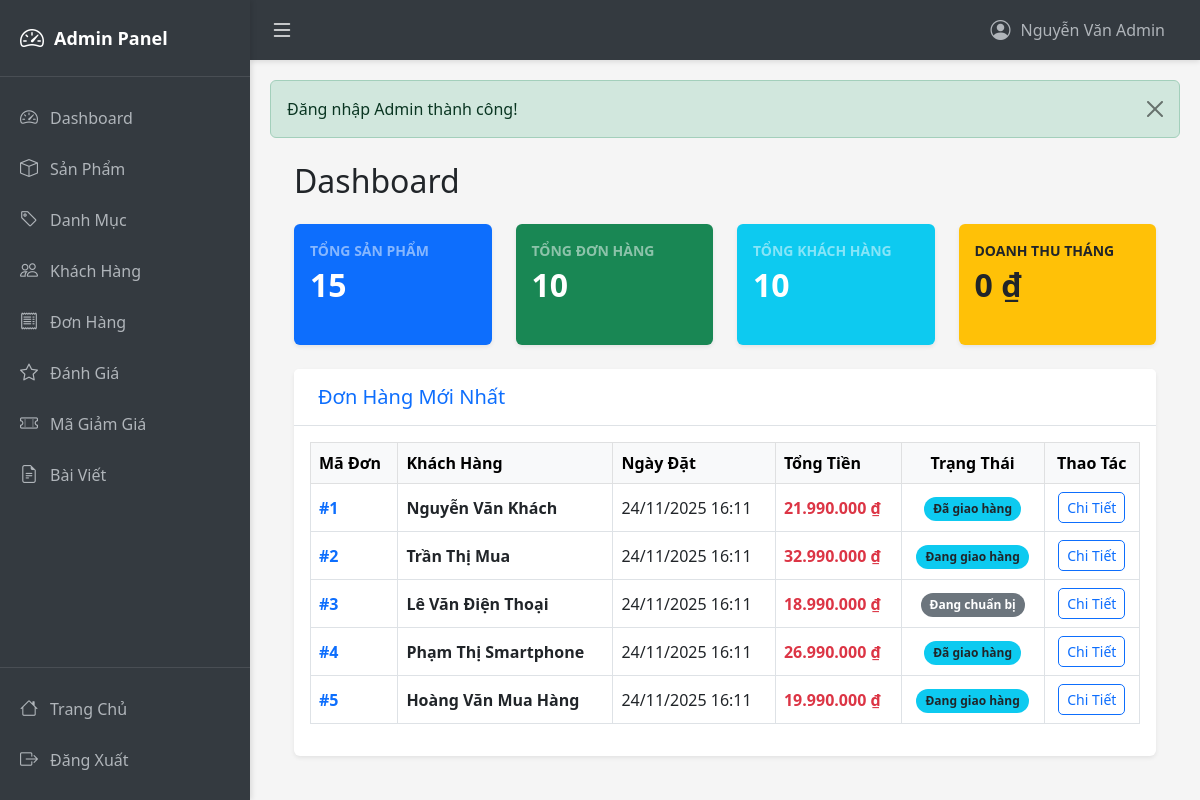
Screenshot of /admin/dashboard (signed in) with the database file from the repository.
### tables this page shows
CREATE TABLE Orders (
  order_id INT AUTO_INCREMENT PRIMARY KEY,
  customer_id INT,
  employee_id INT,
  order_date DATETIME DEFAULT CURRENT_TIMESTAMP,
  total_amount DECIMAL(12,2),
  order_status_id INT,
  payment_method VARCHAR(50),
  note TEXT,
  FOREIGN KEY (customer_id) REFERENCES Customers(customer_id) ON DELETE SET NULL,
  FOREIGN KEY (employee_id) REFERENCES Employees(employee_id) ON DELETE SET NULL,
  FOREIGN KEY (order_status_id) REFERENCES Order_Status(order_status_id) ON DELETE SET NULL
);

CREATE TABLE Customers (
  customer_id INT AUTO_INCREMENT PRIMARY KEY,
  full_name VARCHAR(100),
  phone_number VARCHAR(15),
  email VARCHAR(100),
  address VARCHAR(255),
  gender VARCHAR(10),
  date_of_birth DATE,
  created_at DATETIME DEFAULT CURRENT_TIMESTAMP
);

CREATE TABLE Order_Status (
  order_status_id INT AUTO_INCREMENT PRIMARY KEY,
  status_name VARCHAR(50),
  description TEXT
);

### controllers/AdminController.php (called while the page is built, shortened)
<?php
class AdminController extends BaseController {
    private $adminModel;
    private $orderModel;
    public function __construct() {
        $this->adminModel = new AdminModel();
        $this->orderModel = new OrderModel();
    }
    public function dashboard() {
        $stats = $this->adminModel->getDashboardStats();
        $recentOrders = $this->orderModel->getAllOrders(5);
        $data = [
            'stats' => $stats,
            'recentOrders' => $recentOrders,
            'pageTitle' => 'Dashboard'
        ];
        $this->view('admin/dashboard', $data, true);
    }
}
?>

### models/BaseModel.php (called while the page is built, shortened)
<?php
class BaseModel {
    public function __construct() {
        $db = new Database();
        $this->conn = $db->getConnection();
    }
}
?>

### config/database.php (called while the page is built, shortened)
<?php
class Database {
    private $host = "localhost";
    private $db_name = "inventory_system";
    private $username = "root";
    private $password = "";
    public function getConnection() {
        $this->conn = null;
        try {
            $this->conn = new PDO(
                "mysql:host=" . $this->host . ";dbname=" . $this->db_name . ";charset=utf8mb4",
                $this->username,
                $this->password
            );
            $this->conn->setAttribute(PDO::ATTR_ERRMODE, PDO::ERRMODE_EXCEPTION);
            $this->conn->setAttribute(PDO::ATTR_DEFAULT_FETCH_MODE, PDO::FETCH_ASSOC);
        } catch(PDOException $e) {
            echo "Connection error: " . $e->getMessage();
        }
        return $this->conn;
    }
}
?>

### models/AdminModel.php (called while the page is built, shortened)
<?php
class AdminModel extends BaseModel {
    public function getDashboardStats() {
        $stats = [];
        $sql = "SELECT COUNT(*) as total FROM Products";
        $stmt = $this->conn->prepare($sql);
        $stmt->execute();
        $stats['total_products'] = (int) $stmt->fetchColumn();
        $sql = "SELECT COUNT(*) as total FROM Orders";
        $stmt = $this->conn->prepare($sql);
        $stmt->execute();
        $stats['total_orders'] = (int) $stmt->fetchColumn();
        $sql = "SELECT COUNT(*) as total FROM Customers";
        $stmt = $this->conn->prepare($sql);
        $stmt->execute();
        $stats['total_customers'] = (int) $stmt->fetchColumn();
        $sql = "SELECT SUM(total_amount) as total FROM Orders
                WHERE MONTH(order_date) = MONTH(CURRENT_DATE())
                AND YEAR(order_date) = YEAR(CURRENT_DATE())";
        $stmt = $this->conn->prepare($sql);
        $stmt->execute();
        $stats['revenue_month'] = $stmt->fetchColumn() ?? 0;
        $sql = "SELECT COUNT(*) as total FROM Orders
            WHERE DATE(order_date) = CURDATE()";
        $stmt = $this->conn->prepare($sql);
        $stmt->execute();
        $stats['orders_today'] = (int) $stmt->fetchColumn();
        return $stats;
    }
}
?>

### models/OrderModel.php (called while the page is built, shortened)
<?php
class OrderModel extends BaseModel {
    public function getAllOrders($limit = null, $offset = 0) {
        $sql = "SELECT o.*, c.full_name as customer_name, os.status_name
                FROM Orders o
                LEFT JOIN Customers c ON o.customer_id = c.customer_id
                LEFT JOIN Order_Status os ON o.order_status_id = os.order_status_id
                ORDER BY o.order_date DESC";
        if ($limit) {
            $sql .= " LIMIT :limit OFFSET :offset";
        }
        $stmt = $this->conn->prepare($sql);
        if ($limit) {
            $stmt->bindParam(':limit', $limit, PDO::PARAM_INT);
            $stmt->bindParam(':offset', $offset, PDO::PARAM_INT);
        }
        $stmt->execute();
        return $stmt->fetchAll();
    }
}
?>

### views/admin/dashboard.php (the view, shortened to what this page needs)
<?php
require_once "layouts/header.php";
function getStatusBadgeClass($statusName) {
    $statusName = mb_strtolower($statusName, 'UTF-8');
    if (strpos($statusName, 'hoàn thành') !== false || strpos($statusName, 'thành công') !== false) {
        return 'bg-success';
    } elseif (strpos($statusName, 'hủy') !== false) {
        return 'bg-danger';
    } elseif (strpos($statusName, 'vận chuyển') !== false || strpos($statusName, 'giao hàng') !== false) {
        return 'bg-info text-dark';
    } elseif (strpos($statusName, 'chờ') !== false || strpos($statusName, 'mới') !== false) {
        return 'bg-warning text-dark';
    }
    return 'bg-secondary';
}
?>
<div class="container-fluid px-4">
    <h2 class="mt-4 mb-4">Dashboard</h2>
    <div class="row">
        <div class="col-xl-3 col-md-6 mb-4">
            <div class="card bg-primary text-white h-100 shadow-sm">
                <div class="card-body">
                    <div class="d-flex justify-content-between align-items-center">
                        <div>
                            <div class="text-white-50 small text-uppercase fw-bold">Tổng Sản Phẩm</div>
                            <div class="fs-2 fw-bold"><?= number_format($stats['total_products']) ?></div>
                        </div>
                        <i class="fas fa-box fa-2x text-white-50"></i> </div>
                </div>
            </div>
        </div>
        <div class="col-xl-3 col-md-6 mb-4">
            <div class="card bg-success text-white h-100 shadow-sm">
                <div class="card-body">
                    <div class="d-flex justify-content-between align-items-center">
                        <div>
                            <div class="text-white-50 small text-uppercase fw-bold">Tổng Đơn Hàng</div>
                            <div class="fs-2 fw-bold"><?= number_format($stats['total_orders']) ?></div>
                        </div>
                    </div>
                </div>
            </div>
        </div>
        <div class="col-xl-3 col-md-6 mb-4">
            <div class="card bg-info text-white h-100 shadow-sm">
                <div class="card-body">
                    <div class="d-flex justify-content-between align-items-center">
                        <div>
                            <div class="text-white-50 small text-uppercase fw-bold">Tổng Khách Hàng</div>
                            <div class="fs-2 fw-bold"><?= number_format($stats['total_customers']) ?></div>
                        </div>
                    </div>
                </div>
            </div>
        </div>
        <div class="col-xl-3 col-md-6 mb-4">
            <div class="card bg-warning text-dark h-100 shadow-sm">
                <div class="card-body">
                    <div class="d-flex justify-content-between align-items-center">
                        <div>
                            <div class="text-dark-50 small text-uppercase fw-bold">Doanh Thu Tháng</div>
                            <div class="fs-2 fw-bold"><?= number_format($stats['revenue_month'], 0, ',', '.') ?> ₫</div>
                        </div>
                    </div>
                </div>
            </div>
        </div>
    </div>
    <div class="row">
        <div class="col-md-12">
            <div class="card mb-4 shadow-sm">
                <div class="card-header bg-white py-3">
                    <h5 class="m-0 font-weight-bold text-primary"><i class="fas fa-table me-2"></i>Đơn Hàng Mới Nhất</h5>
                </div>
                <div class="card-body">
                    <div class="table-responsive">
                        <table class="table table-bordered table-hover align-middle" width="100%" cellspacing="0">
                            <thead class="table-light">
                                <tr>
                                    <th>Mã Đơn</th>
                                    <th>Khách Hàng</th>
                                    <th>Ngày Đặt</th>
                                    <th>Tổng Tiền</th>
                                    <th class="text-center">Trạng Thái</th>
                                    <th class="text-center">Thao Tác</th>
                                </tr>
                            </thead>
                            <tbody>
                                <?php if (empty($recentOrders)): ?>
                                    <tr>
                                        <td colspan="6" class="text-center py-4 text-muted">
                                            <i class="fas fa-inbox fa-3x mb-3"></i><br>
                                            Chưa có đơn hàng nào
                                        </td>
                                    </tr>
                                <?php else: ?>
                                    <?php foreach ($recentOrders as $order): ?>
                                        <tr>
                                            <td class="fw-bold text-primary">#<?= $order['order_id'] ?></td>
                                            <td>
                                                <div class="fw-bold"><?= htmlspecialchars($order['customer_name']) ?></div>
                                            </td>
                                            <td><?= date('d/m/Y H:i', strtotime($order['order_date'])) ?></td>
                                            <td class="text-danger fw-bold">
                                                <?= number_format($order['total_amount'], 0, ',', '.') ?> ₫
                                            </td>
                                            <td class="text-center">
                                                <span class="badge rounded-pill <?= getStatusBadgeClass($order['status_name']) ?>">
                                                    <?= htmlspecialchars($order['status_name']) ?>
                                                </span>
                                            </td>
                                            <td class="text-center">
                                                <a href="<?= BASE_URL ?>admin/orderDetail/<?= $order['order_id'] ?>"
                                                   class="btn btn-sm btn-outline-primary" title="Xem chi tiết">
                                                    <i class="fas fa-eye"></i> Chi Tiết
                                                </a>
                                            </td>
                                        </tr>
                                    <?php endforeach; ?>
                                <?php endif; ?>
                            </tbody>
                        </table>
                    </div>
                </div>
            </div>
        </div>
    </div>
</div>
<?php require_once "layouts/footer.php"; ?>

### public/css/admin.css (style rules this page uses)
:root { --sidebar-width: 250px; --sidebar-collapsed-width: 70px; --topbar-height: 60px; --primary-color: #343a40; --secondary-color: #495057; --accent-color: #007bff; }
* { margin: 0; padding: 0; box-sizing: border-box; }
body { background-color: #f5f5f5; display: flex; flex-direction: column; }
.card { border: none; box-shadow: 0 2px 4px rgba(0,0,0,0.1); margin-bottom: 20px; }
.card-header { background-color: #f8f9fa; font-weight: bold; border-bottom: 1px solid #dee2e6; }
.table { background-color: white; }
.table thead { background-color: #f8f9fa; }
.btn { border-radius: 5px; }
.badge { padding: 0.5em 0.75em; }

### rows the page displays
orders: order_id "1", customer.full_name "Nguyễn Văn Khách", order_date "24/11/2025 16:11", total_amount "21.990.000", order_status.status_name "Đã giao hàng"
orders: order_id "2", customer.full_name "Trần Thị Mua", order_date "24/11/2025 16:11", total_amount "32.990.000", order_status.status_name "Đang giao hàng"
orders: order_id "3", customer.full_name "Lê Văn Điện Thoại", order_date "24/11/2025 16:11", total_amount "18.990.000", order_status.status_name "Đang chuẩn bị"
orders: order_id "4", customer.full_name "Phạm Thị Smartphone", order_date "24/11/2025 16:11", total_amount "26.990.000", order_status.status_name "Đã giao hàng"
orders: order_id "5", customer.full_name "Hoàng Văn Mua Hàng", order_date "24/11/2025 16:11", total_amount "19.990.000", order_status.status_name "Đang giao hàng"

### other values shown
$_SESSION['admin_name'] "Nguyễn Văn Admin"
$_SESSION['success'] "Đăng nhập Admin thành công!"
$stats['total_products'] "15"
$stats['total_orders'] "10"
$stats['total_customers'] "10"
$stats['revenue_month'] "0"
